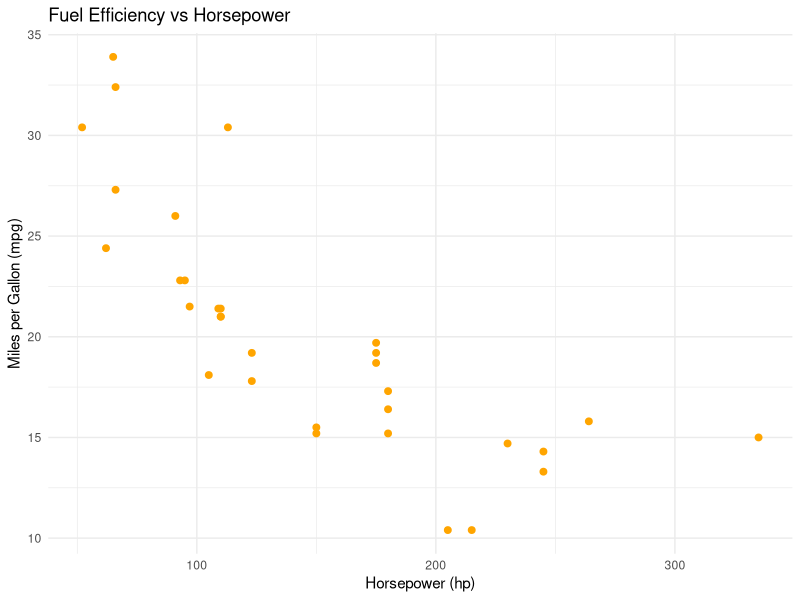

This figure's R source:
## ---- chunk 1
# Load necessary library
library(knitr)

# Summary statistics
summary_df <- summary(mtcars[, c("mpg", "hp", "wt")])
kable(summary_df, caption = "Summary Statistics of mpg, hp, and wt in mtcars")

## ---- chunk 2
# Load library
library(ggplot2)

# Create scatterplot
ggplot(mtcars, aes(x = hp, y = mpg)) +
  geom_point(color = "orange", size = 2) +
  labs(
    title = "Fuel Efficiency vs Horsepower",
    x = "Horsepower (hp)",
    y = "Miles per Gallon (mpg)"
  ) +
  theme_minimal()

